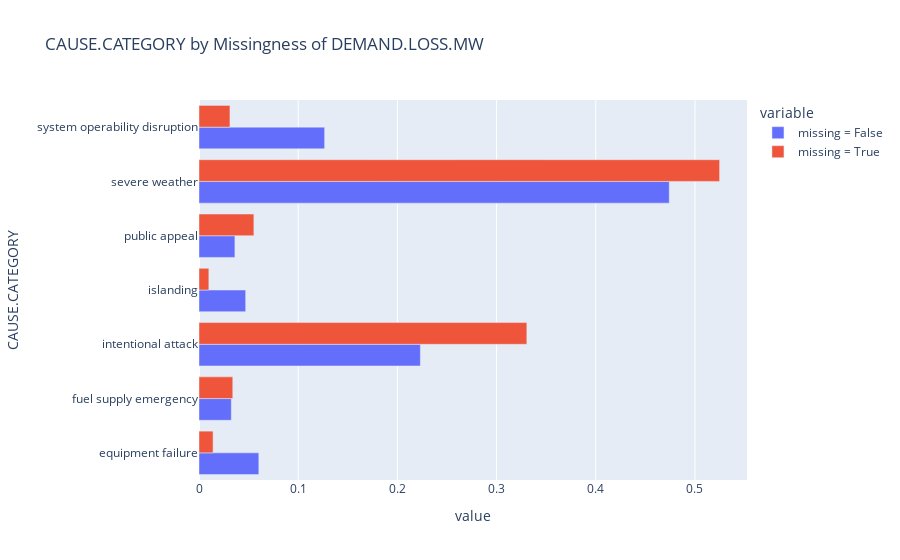
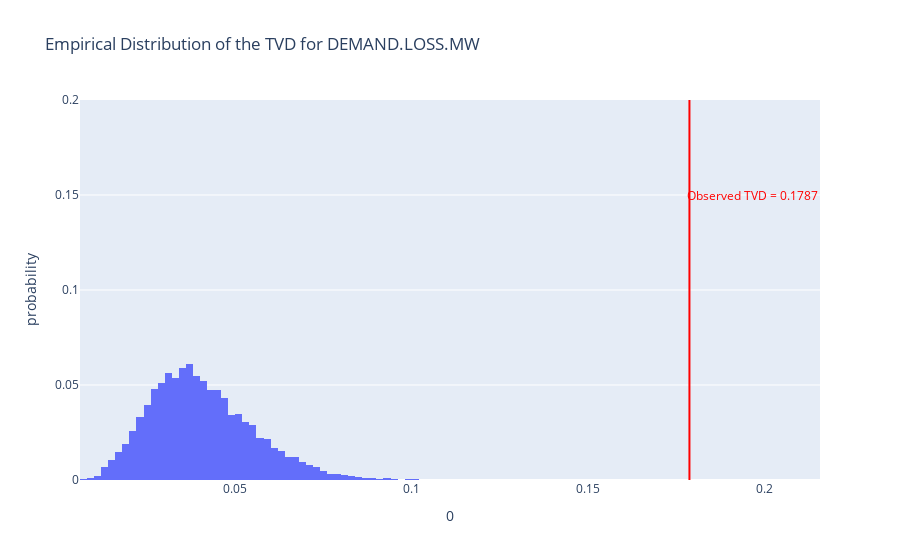

The code cell stored with these charts, in order, in its notebook:
### Markdown cell above
### Checking if Demand Loss is missing at random on category of cause

### Code cell
mcarmar(missing_data,'DEMAND.LOSS.MW', 'CAUSE.CATEGORY', 10000)

### Figure 1 — Plotly figure (JSON) as saved in the notebook; plotly's stock layout.template omitted (floating-point values rounded to 4 significant figures)
{"data": [{"alignmentgroup": "True", "hovertemplate": "variable=missing = False<br>value=%{x}<br>CAUSE.CATEGORY=%{y}<extra></extra>", "legendgroup": "missing = False", "marker": {"color": "#636efa", "pattern": {"shape": ""}}, "name": "missing = False", "offsetgroup": "missing = False", "orientation": "h", "showlegend": true, "textposition": "auto", "type": "bar", "x": [0.06031, 0.03257, 0.2232, 0.04704, 0.03619, 0.4741, 0.1267], "xaxis": "x", "y": ["equipment failure", "fuel supply emergency", "intentional attack", "islanding", "public appeal", "severe weather", "system operability disruption"], "yaxis": "y"}, {"alignmentgroup": "True", "hovertemplate": "variable=missing = True<br>value=%{x}<br>CAUSE.CATEGORY=%{y}<extra></extra>", "legendgroup": "missing = True", "marker": {"color": "#EF553B", "pattern": {"shape": ""}}, "name": "missing = True", "offsetgroup": "missing = True", "orientation": "h", "showlegend": true, "textposition": "auto", "type": "bar", "x": [0.01418, 0.03404, 0.3305, 0.009929, 0.05532, 0.5248, 0.03121], "xaxis": "x", "y": ["equipment failure", "fuel supply emergency", "intentional attack", "islanding", "public appeal", "severe weather", "system operability disruption"], "yaxis": "y"}], "layout": {"barmode": "group", "legend": {"title": {"text": "variable"}, "tracegroupgap": 0}, "title": {"text": "CAUSE.CATEGORY by Missingness of DEMAND.LOSS.MW"}, "xaxis": {"anchor": "y", "domain": [0, 1], "title": {"text": "value"}}, "yaxis": {"anchor": "x", "domain": [0, 1], "title": {"text": "CAUSE.CATEGORY"}}}}

### Figure 2 — Plotly figure (JSON) as saved in the notebook; plotly's stock layout.template omitted (floating-point values rounded to 4 significant figures; data arrays with more than 128 entries replaced by an {"elided": "..."} marker saying what was removed)
{"data": [{"alignmentgroup": "True", "bingroup": "x", "histnorm": "probability", "hovertemplate": "0=%{x}<br>probability=%{y}<extra></extra>", "legendgroup": "", "marker": {"color": "#636efa", "pattern": {"shape": ""}}, "name": "", "nbinsx": 50, "offsetgroup": "", "orientation": "v", "showlegend": false, "type": "histogram", "x": {"elided": "10000 float values"}, "xaxis": "x", "yaxis": "y"}], "layout": {"annotations": [{"showarrow": false, "text": "<span style=\"color:red\">Observed TVD = 0.1787</span>", "x": 0.1966, "y": 0.15}], "barmode": "relative", "legend": {"tracegroupgap": 0}, "shapes": [{"line": {"color": "red", "width": 2}, "opacity": 1, "type": "line", "x0": 0.1787, "x1": 0.1787, "xref": "x", "y0": 0, "y1": 1, "yref": "y domain"}], "title": {"text": "Empirical Distribution of the TVD for DEMAND.LOSS.MW"}, "xaxis": {"anchor": "y", "domain": [0, 1], "title": {"text": "0"}}, "yaxis": {"anchor": "x", "domain": [0, 1], "range": [0, 0.2], "title": {"text": "probability"}}}}
